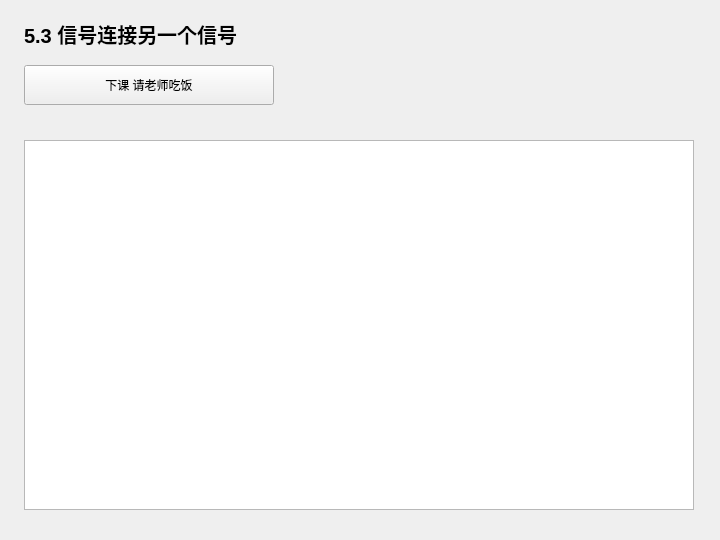
<?xml version="1.0" encoding="UTF-8"?>
<ui version="4.0">
 <class>Widget</class>
 <widget class="QWidget" name="Widget">
  <property name="geometry">
   <rect>
    <x>0</x>
    <y>0</y>
    <width>720</width>
    <height>540</height>
   </rect>
  </property>
  <property name="windowTitle">
   <string>5.3 信号连接另一个信号</string>
  </property>
  <widget class="QLabel" name="headingLabel">
   <property name="geometry">
    <rect>
     <x>24</x>
     <y>18</y>
     <width>670</width>
     <height>32</height>
    </rect>
   </property>
   <property name="text">
    <string>5.3 信号连接另一个信号</string>
   </property>
   <property name="font">
    <font>
     <pointsize>15</pointsize>
     <bold>true</bold>
    </font>
   </property>
  </widget>
  <widget class="QPlainTextEdit" name="outputEdit">
   <property name="geometry">
    <rect>
     <x>24</x>
     <y>140</y>
     <width>670</width>
     <height>370</height>
    </rect>
   </property>
   <property name="readOnly">
    <bool>true</bool>
   </property>
  </widget>
  <widget class="QPushButton" name="runButton">
   <property name="geometry">
    <rect>
     <x>24</x>
     <y>65</y>
     <width>250</width>
     <height>40</height>
    </rect>
   </property>
   <property name="text">
    <string>下课 请老师吃饭</string>
   </property>
  </widget>
 </widget>
 <resources />
 <connections />
</ui>
